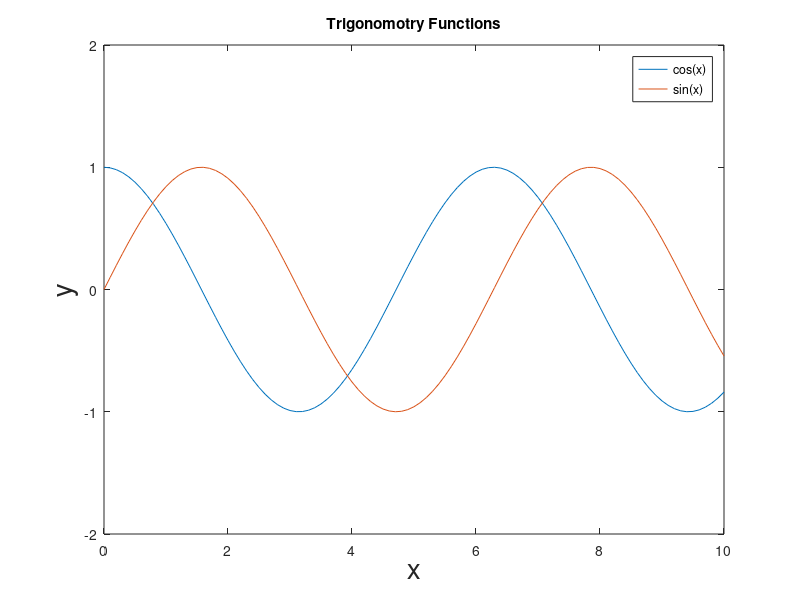

Recreate this plot in MATLAB.
x=0:0.1:10;

%% First Data
f1=@(x) cos(x);
y1=f1(x);
plot(x,y1);
hold on;

%% Second Data
f2=@(x) sin(x);
y2=f2(x);
plot(x, y2)

%% Display
xlim([0,10])
ylim([-2,2])
xlabel('x', 'FontSize',20)
ylabel('y', 'FontSize',20)
legend('cos(x)', 'sin(x)')
title('Trigonomotry Functions')